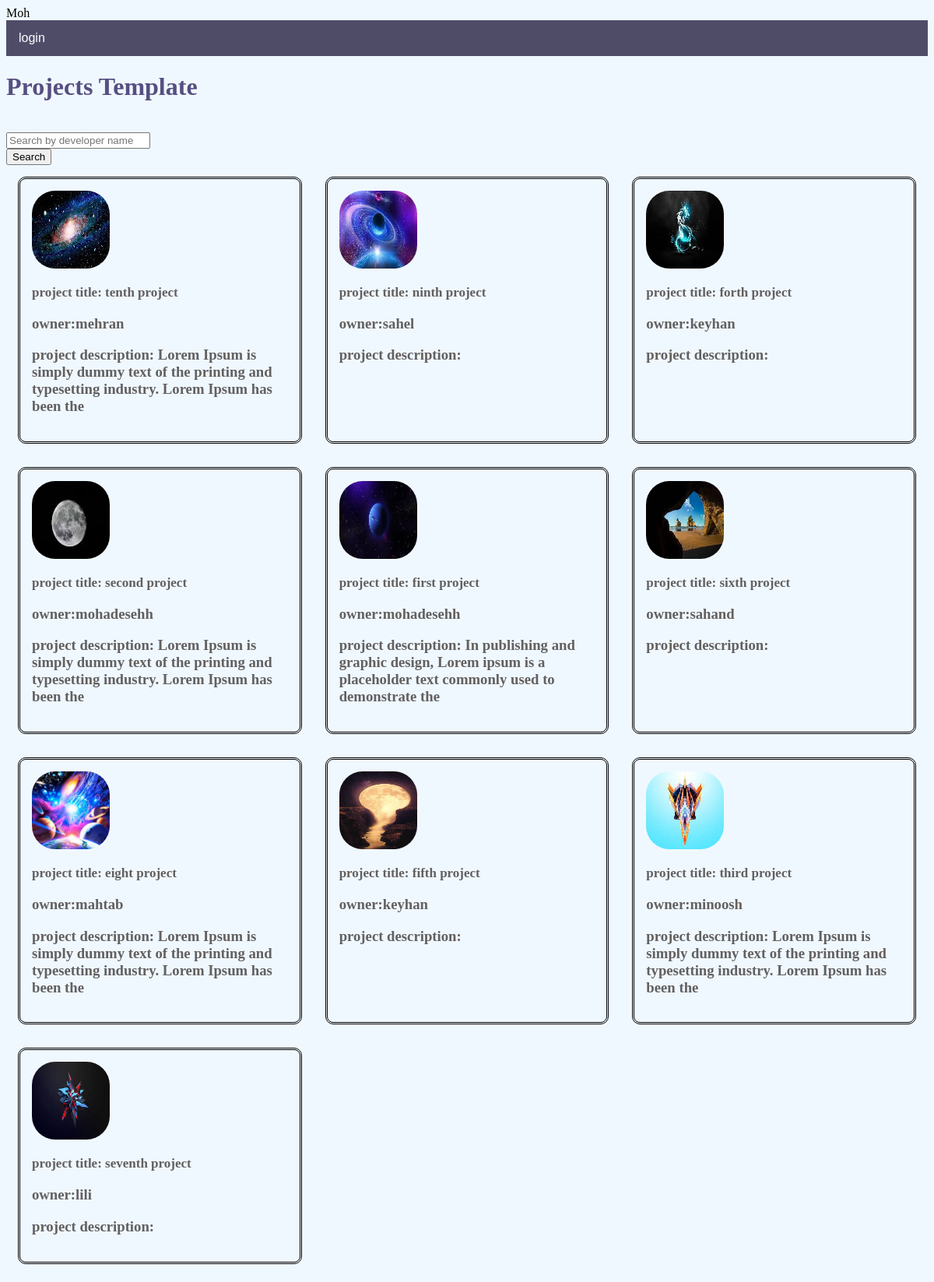
/projects/, run on the app's committed database.
### projects/models.py (models this page shows, shortened)
class Project(models.Model):
    owner=models.ForeignKey(Profile,blank=True,null=True,on_delete=models.SET_NULL)
    title=models.CharField(max_length=200,blank=True,null=True)
    description=models.TextField(blank=True,null=True)
    tags=models.ManyToManyField(Tag,blank=True)
    project_image=models.ImageField(blank=True,null=True,default="default.jpg")
    used_links=models.CharField(max_length=900,blank=True,null=True)
    id=models.UUIDField(default=uuid.uuid4,unique=True,primary_key=True,editable=False)
    created_time=models.DateTimeField(auto_now_add=True)

### users/models.py (models this page shows, shortened)
class Profile(models.Model):
    user=models.OneToOneField(User,on_delete=models.CASCADE,null=True,blank=True)
    username=models.CharField(max_length=200,null=True,blank=True)
    name=models.CharField(max_length=200,null=True,blank=True)
    email=models.EmailField(max_length=500,null=True,blank=True)
    short_intro=models.CharField(max_length=200,null=True,blank=True)
    bio=models.TextField(blank=True,null=True)
    profile_image=models.ImageField(null=True,blank=True, upload_to='profiles/', default="profiles/user-default.png")
    created = models.DateTimeField(auto_now_add=True)
    id = models.UUIDField(default=uuid.uuid4, unique=True,
                          primary_key=True, editable=False)

### projects/views.py (the view)
# urls.py: path('projects/',include('projects.urls')),
def projects(request):
    projects, search_query = searchProjects(request)
    context={'projects':projects,'search_query': search_query}
    return render(request,'projects/projects.html',context)

### projects/utils.py (called while the page is built)
def searchProjects(request):
    search_query = ''
    if request.GET.get('search_query'):
        search_query = request.GET.get('search_query')
    tags = Tag.objects.filter(name__icontains=search_query)
    projects = Project.objects.distinct().filter(
        Q(title__icontains=search_query) |
        Q(description__icontains=search_query) |
        Q(owner__name__icontains=search_query) |
        Q(tags__in=tags)
    )
    return projects, search_query

### projects/templates/projects/projects.html
{%extends 'main.html'%}
{%load static%}
{%block content%}
    <h1>Projects Template</h1>
    <br>
    <section class="hero-section text-center">
        <div class="container container--narrow">
            <div class="hero-section__search">
                <form id="searchForm" class="form" action="{% url 'profiles' %}" method="get">
                    <div class="form__field">
                        <input class="search__project" type="text" name="search_query"
                            value="{{search_query}}" placeholder="Search by developer name" />
                    </div>
                    <input class="project__btn" type="submit" value="Search" />
                </form>
            </div>
        </div>
    </section>
    <div class="column">
        {%for project in projects%}
        <div class="card">
        <a style="text-decoration:none" href="{%url 'project' project.id%}" class="project">
            <img class="project__thumbnail" src="{{project.project_image.url}}"  />
            <h3 class="project__title">project title: {{project.title}}</h3>
            <h3 class="project__owner">owner:{{project.owner.name}}</h3>
            <h3 class="project__description">project description: {{project.description|slice:100}}</h3>
        </a>
        </div>
        {%endfor%}
    </div>
{%endblock%}

### templates/main.html (shortened to what this page needs)
<!DOCTYPE html>
{%load static%}
<html lang="en">
<head>
    <link rel="stylesheet" type="text/css" media="screen" href="{%static 'styles/main.css' %}"
    <title>Moh</title>
</head>
<body>
    {%include 'navbar.html'%}
    {%block content%}
    {%endblock%}
</body>
</html>

### templates/navbar.html
{%load static%}
<div class="navbar">
      {%if request.user.is_authenticated %}
        <a href="{%url 'useraccount' %}">Account</a>
        <a href="{%url 'projects'%}">projects</a>
        <a href="{%url 'logoutpage' %}">logout</a>
        <a href="{%url 'inbox' %}">inbox</a>
      {%else%}
        <a href="{%url 'loginpage' %}">login</a>
      {%endif%}
    </div>

### static/styles/main.css (style rules this page uses)
h1 { color:rgb(86,79,129) }
body { background-color:aliceblue; text-decoration:none; }
.column { display:grid; grid-template-columns:3fr 3fr 3fr; }
img.project__thumbnail { width:100px; height:100px; border-radius:30px; }
.card { border-style:double; margin:15px; padding:15px; border-radius:10px }
h3.project__title { font-size:17px; color:rgba(85, 82, 82, 0.918); text-decoration: none; }
h3.project__description { color:rgba(85, 82, 82, 0.918); text-decoration: none; }
h3.project__owner { color:rgba(85, 82, 82, 0.918); }
.navbar { overflow: hidden; background-color: rgb(79, 76, 104); font-family: Arial; }
.navbar a { float: left; font-size: 16px; color: white; text-align: center; padding: 14px 16px; text-decoration: none; }

### data on the page
Project: project_image (picture), title "tenth project", owner.name "mehran", description "Lorem Ipsum is simply dummy text of the printing and typesetting industry. Lorem Ipsum has been the"
Project: project_image (picture), title "ninth project", owner.name "sahel"
Project: project_image (picture), title "forth project", owner.name "keyhan"
Project: project_image (picture), title "second project", owner.name "mohadesehh", description "Lorem Ipsum is simply dummy text of the printing and typesetting industry. Lorem Ipsum has been the"
Project: project_image (picture), title "first project", owner.name "mohadesehh", description "In publishing and graphic design, Lorem ipsum is a placeholder text commonly used to demonstrate the"
Project: project_image (picture), title "sixth project", owner.name "sahand"
Project: project_image (picture), title "eight project", owner.name "mahtab", description "Lorem Ipsum is simply dummy text of the printing and typesetting industry. Lorem Ipsum has been the"
Project: project_image (picture), title "fifth project", owner.name "keyhan"
Project: project_image (picture), title "third project", owner.name "minoosh", description "Lorem Ipsum is simply dummy text of the printing and typesetting industry. Lorem Ipsum has been the"
Project: project_image (picture), title "seventh project", owner.name "lili"
